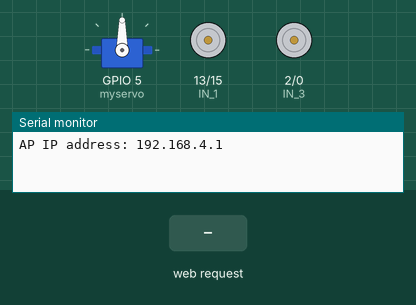
Simulated run of this sketch. Board: ESP8266 (NodeMCU). Parts: servo, motor-driver pin pairs drawn as motors (green arrow = first pin HIGH = forward, orange = second pin HIGH = backward, longer = more drive, scaled by the enable pin), the last lines printed to the serial monitor. The test bench sets the inputs (shaded band).

Above: at 1.2 s.
1.3 s: HTTP request GET /?State=F received
At 2.5 s:
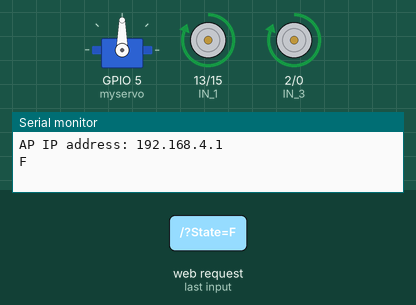
2.8 s: HTTP request GET /?State=B received
At 3.6 s:
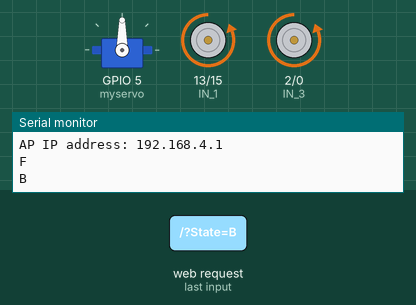
4.3 s: HTTP request GET /?State=L received
At 5.7 s:
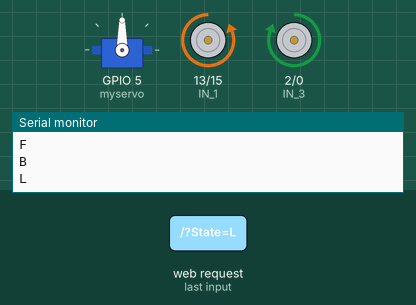
7.3 s: HTTP request GET /?State=R received
At 8.5 s:
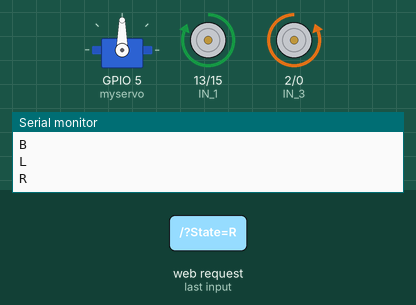
8.8 s: HTTP request GET /?State=F received
At 9.5 s:
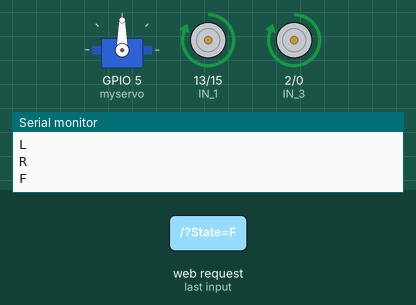
Timing chart, 0 to 11.8 s (numbered marks = the images above; inputs shaded):
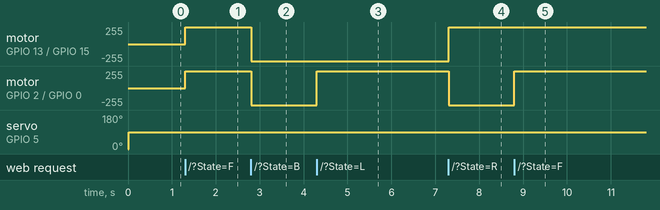

The sketch:

RC_motor.ino
```cpp
#define ENA   14          // Enable/speed motors Right        GPIO14(D5)
#define IN_1  13          // L298N in2 motors Right           GPIO13(D7)
#define IN_2  15          // L298N in1 motors Right           GPIO15(D8)
#define IN_3  2           // L298N in3 motors Left            GPIO2(D4)
#define IN_4  0           // L298N in4 motors Left            GPIO0(D3)
#define ENB   4          // Enable/speed motors Left         GPIO4(D2)

#include <Servo.h>
#include <ESP8266WiFi.h>
#include <WiFiClient.h>
#include <ESP8266WebServer.h>

String command;
//String to store app command state.
int speedCar = 1023;         // 400 - 1023.
int speed_Coeff = 4;
int left_tire_speedCar = speedCar;
int right_tire_speedCar = speedCar;

const char* ssid = "you can't see me ";
ESP8266WebServer server(80);


Servo myservo;  // create servo object to control a servo
// twelve servo objects can be created on most boards


void setup()
{
   myservo.write(0);
   myservo.attach(5);  // attaches the servo on pin 5 to the servo object
   pinMode(ENA, OUTPUT);
   pinMode(ENB, OUTPUT);
   pinMode(IN_1, OUTPUT);
   pinMode(IN_2, OUTPUT);
   pinMode(IN_3, OUTPUT);
   pinMode(IN_4, OUTPUT);

   Serial.begin(115200);

// Connecting WiFi

   WiFi.mode(WIFI_AP);
   WiFi.softAP(ssid);

   IPAddress myIP = WiFi.softAPIP();
   Serial.print("AP IP address: ");
   Serial.println(myIP);

 // Starting WEB-server
   server.on ( "/", HTTP_handleRoot );
   server.onNotFound ( HTTP_handleRoot );
   server.begin();
}

void goAhead()
  {

      digitalWrite(IN_1, HIGH);
      digitalWrite(IN_2, LOW);
      analogWrite(ENA, left_tire_speedCar);

      digitalWrite(IN_3, HIGH);
      digitalWrite(IN_4, LOW);
      analogWrite(ENB, right_tire_speedCar);
  }

void goBack()
  {


      digitalWrite(IN_1, LOW);
      digitalWrite(IN_2, HIGH);
      analogWrite(ENA, left_tire_speedCar);

      digitalWrite(IN_3, LOW);
      digitalWrite(IN_4, HIGH);
      analogWrite(ENB, right_tire_speedCar);
  }


void goRight()
  {

      digitalWrite(IN_1, HIGH);
      digitalWrite(IN_2, LOW);
      analogWrite(ENA, left_tire_speedCar);

      digitalWrite(IN_3, LOW);
      digitalWrite(IN_4, HIGH);
      analogWrite(ENB, right_tire_speedCar);
  }

void goLeft()
  {

      digitalWrite(IN_1, LOW);
      digitalWrite(IN_2, HIGH);
      analogWrite(ENA, left_tire_speedCar);

      digitalWrite(IN_3, HIGH);
      digitalWrite(IN_4, LOW);
      analogWrite(ENB, right_tire_speedCar);
  }

void goAheadLeft()
  {

      digitalWrite(IN_1, HIGH);
      digitalWrite(IN_2, LOW);
      analogWrite(ENA, left_tire_speedCar/speed_Coeff);

      digitalWrite(IN_3, HIGH);
      digitalWrite(IN_4, LOW);
      analogWrite(ENB, right_tire_speedCar);
   }

void goAheadRight()
  {

      digitalWrite(IN_1, HIGH);
      digitalWrite(IN_2, LOW);
      analogWrite(ENA, left_tire_speedCar);

      digitalWrite(IN_3, HIGH);
      digitalWrite(IN_4, LOW);
      analogWrite(ENB, right_tire_speedCar/speed_Coeff);
  }

void goBackLeft()
  {

      digitalWrite(IN_1, LOW);
      digitalWrite(IN_2, HIGH);
      analogWrite(ENA, left_tire_speedCar/speed_Coeff);

      digitalWrite(IN_3, LOW);
      digitalWrite(IN_4, HIGH);
      analogWrite(ENB, right_tire_speedCar);
  }

void goBackRight()
  {

      digitalWrite(IN_1, LOW);
      digitalWrite(IN_2, HIGH);
      analogWrite(ENA, left_tire_speedCar);

      digitalWrite(IN_3, LOW);
      digitalWrite(IN_4, HIGH);
      analogWrite(ENB, right_tire_speedCar/speed_Coeff);
  }

void stopRobot()
{

      digitalWrite(IN_1, LOW);
      digitalWrite(IN_2, LOW);
      analogWrite(ENA, speedCar);

      digitalWrite(IN_3, LOW);
      digitalWrite(IN_4, LOW);
      analogWrite(ENB, speedCar);
 }

void loop()
{

      myservo.write(0);              // tell servo to go to position in variable 'pos'
      delay(5);                       // waits 15ms for the servo to reach the position


      myservo.write(90);              // tell servo to go to position in variable 'pos'
      delay(5);                       // waits 15ms for the servo to reach the position

      server.handleClient();

      command = server.arg("State");
      if (command == "F") goAhead();
      else if (command == "B") goBack();
      else if (command == "L") goLeft();
      else if (command == "R") goRight();
      else if (command == "I") goAheadRight();
      else if (command == "G") goAheadLeft();
      else if (command == "J") goBackRight();
      else if (command == "H") goBackLeft();
      else if (command == "0") speedCar = 400;
      else if (command == "1") speedCar = 470;
      else if (command == "2") speedCar = 540;
      else if (command == "3") speedCar = 610;
      else if (command == "4") speedCar = 680;
      else if (command == "5") speedCar = 750;
      else if (command == "6") speedCar = 820;
      else if (command == "7") speedCar = 890;
      else if (command == "8") speedCar = 960;
      else if (command == "9") speedCar = 1023;
      else if (command == "S") stopRobot();
}

void HTTP_handleRoot(void)

{

  if( server.hasArg("State") )
  {
     Serial.println(server.arg("State"));
  }
  server.send ( 200, "text/html", "" );
  delay(1);
}
```

Measured:
- after the input at 1.3 s, motor on GPIO 13 (IN_1) / GPIO 15 (IN_2), motor on GPIO 2 (IN_3) / GPIO 0 (IN_4): stopped → forward 255/255 at once
- after the input at 2.8 s, motor on GPIO 13 (IN_1) / GPIO 15 (IN_2), motor on GPIO 2 (IN_3) / GPIO 0 (IN_4): forward 255/255 → backward 255/255 at once
- after the input at 4.3 s, motor on GPIO 2 (IN_3) / GPIO 0 (IN_4): backward 255/255 → forward 255/255 at once
- after the input at 7.3 s, motor on GPIO 13 (IN_1) / GPIO 15 (IN_2): backward 255/255 → forward 255/255 at once; motor on GPIO 2 (IN_3) / GPIO 0 (IN_4): forward 255/255 → backward 255/255 at once
- after the input at 8.8 s, motor on GPIO 2 (IN_3) / GPIO 0 (IN_4): backward 255/255 → forward 255/255 at once
